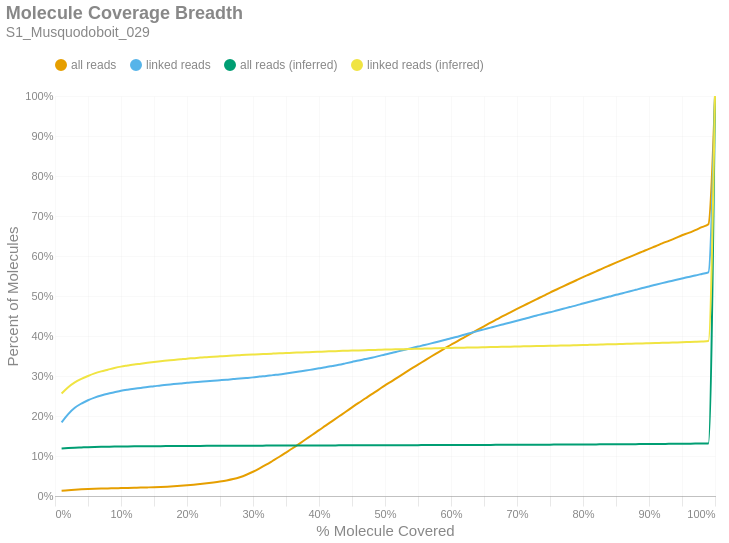

Notebook code for this chart:
### Markdown cell above
### Molecule Read Coverage
This chart shows molecule coverage breadth as computed by the number of bases aligned to that molecule. In other words, "*how much of each unique long molecule is actually sequenced/aligned?*" Keep in mind there is a distinction between sequences and alignments, since some sequences belonging to a particular molecule may not align well and wouldn't appear in the alignment data. This chart also shows molecule coverage breadth as computed by the *inferred fragment* from which the aligned sequences originate. Unlike read coverage, this calculation takes into account the total insert size, including unsequenced gaps between the forward and reverse reads. Like the previous figures, these are cumulative percents.

### Code cell
if SKIPLR:
    print_html(f"Skipped")
else:
    binned_df = consolidated_hist(valids['coverage_bp'], mask, 0.01, True)
    binned_df_inf = consolidated_hist(valids['coverage_inserts'], mask, 0.01, True)
    binned_df = binned_df.with_columns(pl.lit(binned_df_inf['all reads (cumsum)']).alias('all reads (inferred)'))
    binned_df = binned_df.with_columns(pl.lit(binned_df_inf['linked reads (cumsum)']).alias('linked reads (inferred)'))
    binned_df = binned_df.with_columns(
        (pl.col('bin').cast(pl.Float64) + 0.01).alias('right_edge')
    )

    with SafeRender(binned_df):
        (
            density_plot(binned_df, 'Molecule Coverage Breadth', samplename, 'molcov', ['all reads (inferred)','linked reads (inferred)'])
            .encode(
                #x=alt.X('bin:Q', title="% Molecule Covered").axis(format = '%').scale(padding=0),
                x=alt.X('right_edge:Q', title="% Molecule Covered").axis(format='%').scale(padding=0),
                y=alt.Y('value:Q', title='Percent of Molecules')
                    .axis(format='%')
                    .stack(False)
                    .scale(domainMin=0, padding=0),
                color=alt.Color("key:N").scale(domain = ["all reads", "linked reads", "all reads (inferred)", "linked reads (inferred)"]),
                tooltip = [
                    alt.Tooltip("key:N", title = "Data Type"),
                    alt.Tooltip("range_label:N", title="% Molecule Covered"),
                    alt.Tooltip("value:Q", format = ".2%", title="% Molecules")
                ]
            )
        ).display()

### Figure 1 — Vega-Lite specification as saved in the notebook (floating-point values rounded to 4 significant figures)
{"width": "container", "height": 400, "config": {"title": {"anchor": "start", "dy": -15, "fontSize": 18, "color": "#888888", "subtitleColor": "#888888", "subtitleFontSize": 14}, "arc": {"fill": "#0072B2"}, "axis": {"domainColor": "#888888", "domainWidth": 0.5, "gridWidth": 0.2, "grid": false, "titleFontWeight": 400, "titleFontSize": 15, "labelFontSize": 11, "labelColor": "#888888", "tickColor": "#888888", "tickWidth": 0.2, "titleColor": "#888888"}, "axisBand": {"grid": false}, "axisX": {"grid": true, "tickSize": 10, "domainCap": "round"}, "axisY": {"domain": false, "grid": true, "tickSize": 0, "domainCap": "round"}, "background": "transparent", "header": {"labelFontSize": 15, "labelColor": "#888888", "titleFontSize": 15, "titleFontWeight": 600, "titleColor": "#888888"}, "legend": {"labelFont": "sans-serif", "labelFontSize": 12, "labelColor": "#888888", "symbolSize": 100, "symbolType": "circle", "titleFontSize": 12, "titlePadding": 10, "titleColor": "#888888", "title": null, "orient": "top"}, "range": {"category": ["#E69F00", "#56B4E9", "#009E73", "#F0E442", "#0072B2", "#D55E00", "#CC79A7", "#000000"], "diverging": ["#cfe8f3", "#a2d4ec", "#73bfe2", "#46abdb", "#1696d2", "#12719e"]}, "area": {"fill": "#0072B2", "fillOpacity": 0.7, "line": true, "strokeOpacity": 0.7}, "line": {"color": "#0072B2", "stroke": "#0072B2", "strokeWidth": 2}, "trail": {"color": "#0072B2", "stroke": "#0072B2", "strokeWidth": 0, "size": 1}, "point": {"filled": true, "fillOpacity": 1.0, "size": 95}, "text": {"color": "#888888", "fontSize": 11, "align": "right", "fontWeight": 400, "size": 11}, "bar": {"fill": "#0072B2", "stroke": null}, "view": {"stroke": null, "continuousWidth": 660, "continuousHeight": 400}}, "data": {"name": "data-0d0de4365d1fc9afcb78e220c18ae803"}, "mark": {"type": "line", "interpolate": "monotone", "point": {"opacity": 0, "size": 275}}, "encoding": {"color": {"field": "key", "scale": {"domain": ["all reads", "linked reads", "all reads (inferred)", "linked reads (inferred)"]}, "type": "nominal"}, "tooltip": [{"field": "key", "title": "Data Type", "type": "nominal"}, {"field": "range_label", "title": "% Molecule Covered", "type": "nominal"}, {"field": "value", "format": ".2%", "title": "% Molecules", "type": "quantitative"}], "x": {"axis": {"format": "%"}, "field": "right_edge", "scale": {"padding": 0}, "title": "% Molecule Covered", "type": "quantitative"}, "y": {"axis": {"format": "%"}, "field": "value", "scale": {"domainMin": 0, "padding": 0}, "stack": false, "title": "Percent of Molecules", "type": "quantitative"}}, "params": [{"name": "param_c36ac31b6afebe62", "select": {"type": "point", "fields": ["key"]}, "bind": "legend"}], "title": {"text": "Molecule Coverage Breadth", "subtitle": "S1_Musquodoboit_029"}, "transform": [{"fold": ["all reads (cumsum)", "linked reads (cumsum)", "all reads (inferred)", "linked reads (inferred)"]}, {"calculate": "replace(datum.key, ' (cumsum)', '')", "as": "key"}, {"filter": {"param": "param_c36ac31b6afebe62"}}], "usermeta": {"embedOptions": {"downloadFileName": "S1_Musquodoboit_029.molcov"}}, "$schema": "https://vega.github.io/schema/vega-lite/v6.1.0.json", "datasets": {"data-0d0de4365d1fc9afcb78e220c18ae803": [{"bin": "0.0", "interval": "0.0-0.01", "all reads": 0.0131, "linked reads": 0.184, "all reads (cumsum)": 0.0131, "linked reads (cumsum)": 0.184, "range_label": "0.0-0.01", "all reads (inferred)": 0.119, "linked reads (inferred)": 0.2561, "right_edge": 0.01}, {"bin": "0.01", "interval": "0.01-0.02", "all reads": 0.001574, "linked reads": 0.0209, "all reads (cumsum)": 0.01467, "linked reads (cumsum)": 0.2049, "range_label": "0.01-0.02", "all reads (inferred)": 0.1201, "linked reads (inferred)": 0.2718, "right_edge": 0.02}, {"bin": "0.02", "interval": "0.02-0.03", "all reads": 0.001201, "linked reads": 0.01572, "all reads (cumsum)": 0.01587, "linked reads (cumsum)": 0.2206, "range_label": "0.02-0.03", "all reads (inferred)": 0.1209, "linked reads (inferred)": 0.2839, "right_edge": 0.03}, {"bin": "0.03", "interval": "0.03-0.04", "all reads": 0.0009003, "linked reads": 0.01057, "all reads (cumsum)": 0.01678, "linked reads (cumsum)": 0.2312, "range_label": "0.03-0.04", "all reads (inferred)": 0.1215, "linked reads (inferred)": 0.2927, "right_edge": 0.04}, {"bin": "0.04", "interval": "0.04-0.05", "all reads": 0.0007022, "linked reads": 0.008247, "all reads (cumsum)": 0.01748, "linked reads (cumsum)": 0.2394, "range_label": "0.04-0.05", "all reads (inferred)": 0.1221, "linked reads (inferred)": 0.3001, "right_edge": 0.05}, {"bin": "0.05", "interval": "0.05-0.06", "all reads": 0.0005829, "linked reads": 0.006431, "all reads (cumsum)": 0.01806, "linked reads (cumsum)": 0.2459, "range_label": "0.05-0.06", "all reads (inferred)": 0.1225, "linked reads (inferred)": 0.3065, "right_edge": 0.06}, {"bin": "0.06", "interval": "0.06-0.07", "all reads": 0.0004903, "linked reads": 0.005286, "all reads (cumsum)": 0.01855, "linked reads (cumsum)": 0.2511, "range_label": "0.06-0.07", "all reads (inferred)": 0.1229, "linked reads (inferred)": 0.3116, "right_edge": 0.07}, {"bin": "0.07", "interval": "0.07-0.08", "all reads": 0.0004209, "linked reads": 0.004453, "all reads (cumsum)": 0.01897, "linked reads (cumsum)": 0.2556, "range_label": "0.07-0.08", "all reads (inferred)": 0.1232, "linked reads (inferred)": 0.3158, "right_edge": 0.08}, {"bin": "0.08", "interval": "0.08-0.09", "all reads": 0.0004115, "linked reads": 0.003655, "all reads (cumsum)": 0.01938, "linked reads (cumsum)": 0.2592, "range_label": "0.08-0.09", "all reads (inferred)": 0.1235, "linked reads (inferred)": 0.3199, "right_edge": 0.09}, {"bin": "0.09", "interval": "0.09-0.1", "all reads": 0.0004209, "linked reads": 0.00362, "all reads (cumsum)": 0.0198, "linked reads (cumsum)": 0.2629, "range_label": "0.09-0.1", "all reads (inferred)": 0.1237, "linked reads (inferred)": 0.3234, "right_edge": 0.1}, {"bin": "0.1", "interval": "0.1-0.11", "all reads": 0.0004165, "linked reads": 0.002764, "all reads (cumsum)": 0.02022, "linked reads (cumsum)": 0.2656, "range_label": "0.1-0.11", "all reads (inferred)": 0.1239, "linked reads (inferred)": 0.3261, "right_edge": 0.11}, {"bin": "0.11", "interval": "0.11-0.12", "all reads": 0.0004086, "linked reads": 0.002406, "all reads (cumsum)": 0.02063, "linked reads (cumsum)": 0.268, "range_label": "0.11-0.12", "all reads (inferred)": 0.1241, "linked reads (inferred)": 0.3287, "right_edge": 0.12}, {"bin": "0.12", "interval": "0.12-0.13", "all reads": 0.0003948, "linked reads": 0.002221, "all reads (cumsum)": 0.02102, "linked reads (cumsum)": 0.2703, "range_label": "0.12-0.13", "all reads (inferred)": 0.1242, "linked reads (inferred)": 0.3308, "right_edge": 0.13}, {"bin": "0.13", "interval": "0.13-0.14", "all reads": 0.0004672, "linked reads": 0.002348, "all reads (cumsum)": 0.02149, "linked reads (cumsum)": 0.2726, "range_label": "0.13-0.14", "all reads (inferred)": 0.1244, "linked reads (inferred)": 0.333, "right_edge": 0.14}, {"bin": "0.14", "interval": "0.14-0.15", "all reads": 0.0005055, "linked reads": 0.001758, "all reads (cumsum)": 0.022, "linked reads (cumsum)": 0.2744, "range_label": "0.14-0.15", "all reads (inferred)": 0.1245, "linked reads (inferred)": 0.335, "right_edge": 0.15}, {"bin": "0.15", "interval": "0.15-0.16", "all reads": 0.0006169, "linked reads": 0.002013, "all reads (cumsum)": 0.02261, "linked reads (cumsum)": 0.2764, "range_label": "0.15-0.16", "all reads (inferred)": 0.1246, "linked reads (inferred)": 0.3369, "right_edge": 0.16}, {"bin": "0.16", "interval": "0.16-0.17", "all reads": 0.000802, "linked reads": 0.001631, "all reads (cumsum)": 0.02342, "linked reads (cumsum)": 0.278, "range_label": "0.16-0.17", "all reads (inferred)": 0.1247, "linked reads (inferred)": 0.3386, "right_edge": 0.17}, {"bin": "0.17", "interval": "0.17-0.18", "all reads": 0.001023, "linked reads": 0.001793, "all reads (cumsum)": 0.02444, "linked reads (cumsum)": 0.2798, "range_label": "0.17-0.18", "all reads (inferred)": 0.1249, "linked reads (inferred)": 0.3403, "right_edge": 0.18}, {"bin": "0.18", "interval": "0.18-0.19", "all reads": 0.001169, "linked reads": 0.001527, "all reads (cumsum)": 0.02561, "linked reads (cumsum)": 0.2813, "range_label": "0.18-0.19", "all reads (inferred)": 0.125, "linked reads (inferred)": 0.3418, "right_edge": 0.19}, {"bin": "0.19", "interval": "0.19-0.2", "all reads": 0.001347, "linked reads": 0.001666, "all reads (cumsum)": 0.02695, "linked reads (cumsum)": 0.283, "range_label": "0.19-0.2", "all reads (inferred)": 0.1251, "linked reads (inferred)": 0.3434, "right_edge": 0.2}, {"bin": "0.2", "interval": "0.2-0.21", "all reads": 0.001466, "linked reads": 0.001122, "all reads (cumsum)": 0.02842, "linked reads (cumsum)": 0.2841, "range_label": "0.2-0.21", "all reads (inferred)": 0.1252, "linked reads (inferred)": 0.3447, "right_edge": 0.21}, {"bin": "0.21", "interval": "0.21-0.22", "all reads": 0.001711, "linked reads": 0.001353, "all reads (cumsum)": 0.03013, "linked reads (cumsum)": 0.2855, "range_label": "0.21-0.22", "all reads (inferred)": 0.1253, "linked reads (inferred)": 0.3461, "right_edge": 0.22}, {"bin": "0.22", "interval": "0.22-0.23", "all reads": 0.001827, "linked reads": 0.001295, "all reads (cumsum)": 0.03196, "linked reads (cumsum)": 0.2868, "range_label": "0.22-0.23", "all reads (inferred)": 0.1254, "linked reads (inferred)": 0.3471, "right_edge": 0.23}, {"bin": "0.23", "interval": "0.23-0.24", "all reads": 0.002055, "linked reads": 0.001423, "all reads (cumsum)": 0.03401, "linked reads (cumsum)": 0.2882, "range_label": "0.23-0.24", "all reads (inferred)": 0.1254, "linked reads (inferred)": 0.3481, "right_edge": 0.24}, {"bin": "0.24", "interval": "0.24-0.25", "all reads": 0.002287, "linked reads": 0.001261, "all reads (cumsum)": 0.0363, "linked reads (cumsum)": 0.2894, "range_label": "0.24-0.25", "all reads (inferred)": 0.1255, "linked reads (inferred)": 0.3491, "right_edge": 0.25}, {"bin": "0.25", "interval": "0.25-0.26", "all reads": 0.002653, "linked reads": 0.001319, "all reads (cumsum)": 0.03895, "linked reads (cumsum)": 0.2908, "range_label": "0.25-0.26", "all reads (inferred)": 0.1256, "linked reads (inferred)": 0.3501, "right_edge": 0.26}, {"bin": "0.26", "interval": "0.26-0.27", "all reads": 0.003382, "linked reads": 0.001561, "all reads (cumsum)": 0.04233, "linked reads (cumsum)": 0.2923, "range_label": "0.26-0.27", "all reads (inferred)": 0.1257, "linked reads (inferred)": 0.3512, "right_edge": 0.27}, {"bin": "0.27", "interval": "0.27-0.28", "all reads": 0.004671, "linked reads": 0.001214, "all reads (cumsum)": 0.04701, "linked reads (cumsum)": 0.2935, "range_label": "0.27-0.28", "all reads (inferred)": 0.1257, "linked reads (inferred)": 0.3521, "right_edge": 0.28}, {"bin": "0.28", "interval": "0.28-0.29", "all reads": 0.006216, "linked reads": 0.001457, "all reads (cumsum)": 0.05322, "linked reads (cumsum)": 0.295, "range_label": "0.28-0.29", "all reads (inferred)": 0.1258, "linked reads (inferred)": 0.3529, "right_edge": 0.29}, {"bin": "0.29", "interval": "0.29-0.3", "all reads": 0.007398, "linked reads": 0.001573, "all reads (cumsum)": 0.06062, "linked reads (cumsum)": 0.2966, "range_label": "0.29-0.3", "all reads (inferred)": 0.1258, "linked reads (inferred)": 0.3538, "right_edge": 0.3}, {"bin": "0.3", "interval": "0.3-0.31", "all reads": 0.008454, "linked reads": 0.001966, "all reads (cumsum)": 0.06907, "linked reads (cumsum)": 0.2985, "range_label": "0.3-0.31", "all reads (inferred)": 0.1259, "linked reads (inferred)": 0.3545, "right_edge": 0.31}, {"bin": "0.31", "interval": "0.31-0.32", "all reads": 0.009142, "linked reads": 0.001642, "all reads (cumsum)": 0.07822, "linked reads (cumsum)": 0.3002, "range_label": "0.31-0.32", "all reads (inferred)": 0.126, "linked reads (inferred)": 0.3552, "right_edge": 0.32}, {"bin": "0.32", "interval": "0.32-0.33", "all reads": 0.009873, "linked reads": 0.002001, "all reads (cumsum)": 0.08809, "linked reads (cumsum)": 0.3022, "range_label": "0.32-0.33", "all reads (inferred)": 0.126, "linked reads (inferred)": 0.356, "right_edge": 0.33}, {"bin": "0.33", "interval": "0.33-0.34", "all reads": 0.01001, "linked reads": 0.001654, "all reads (cumsum)": 0.0981, "linked reads (cumsum)": 0.3038, "range_label": "0.33-0.34", "all reads (inferred)": 0.1261, "linked reads (inferred)": 0.3567, "right_edge": 0.34}, {"bin": "0.34", "interval": "0.34-0.35", "all reads": 0.01055, "linked reads": 0.002255, "all reads (cumsum)": 0.1087, "linked reads (cumsum)": 0.3061, "range_label": "0.34-0.35", "all reads (inferred)": 0.1261, "linked reads (inferred)": 0.3573, "right_edge": 0.35}, {"bin": "0.35", "interval": "0.35-0.36", "all reads": 0.0107, "linked reads": 0.002406, "all reads (cumsum)": 0.1194, "linked reads (cumsum)": 0.3085, "range_label": "0.35-0.36", "all reads (inferred)": 0.1262, "linked reads (inferred)": 0.3581, "right_edge": 0.36}, {"bin": "0.36", "interval": "0.36-0.37", "all reads": 0.01109, "linked reads": 0.002521, "all reads (cumsum)": 0.1304, "linked reads (cumsum)": 0.311, "range_label": "0.36-0.37", "all reads (inferred)": 0.1263, "linked reads (inferred)": 0.3587, "right_edge": 0.37}, {"bin": "0.37", "interval": "0.37-0.38", "all reads": 0.01133, "linked reads": 0.002545, "all reads (cumsum)": 0.1418, "linked reads (cumsum)": 0.3136, "range_label": "0.37-0.38", "all reads (inferred)": 0.1263, "linked reads (inferred)": 0.3593, "right_edge": 0.38}, {"bin": "0.38", "interval": "0.38-0.39", "all reads": 0.01129, "linked reads": 0.002811, "all reads (cumsum)": 0.1531, "linked reads (cumsum)": 0.3164, "range_label": "0.38-0.39", "all reads (inferred)": 0.1264, "linked reads (inferred)": 0.3599, "right_edge": 0.39}, {"bin": "0.39", "interval": "0.39-0.4", "all reads": 0.01166, "linked reads": 0.002776, "all reads (cumsum)": 0.1647, "linked reads (cumsum)": 0.3191, "range_label": "0.39-0.4", "all reads (inferred)": 0.1264, "linked reads (inferred)": 0.3606, "right_edge": 0.4}, {"bin": "0.4", "interval": "0.4-0.41", "all reads": 0.01114, "linked reads": 0.002741, "all reads (cumsum)": 0.1759, "linked reads (cumsum)": 0.3219, "range_label": "0.4-0.41", "all reads (inferred)": 0.1265, "linked reads (inferred)": 0.3613, "right_edge": 0.41}, {"bin": "0.41", "interval": "0.41-0.42", "all reads": 0.01147, "linked reads": 0.003088, "all reads (cumsum)": 0.1873, "linked reads (cumsum)": 0.325, "range_label": "0.41-0.42", "all reads (inferred)": 0.1265, "linked reads (inferred)": 0.3619, "right_edge": 0.42}, {"bin": "0.42", "interval": "0.42-0.43", "all reads": 0.01138, "linked reads": 0.003146, "all reads (cumsum)": 0.1987, "linked reads (cumsum)": 0.3281, "range_label": "0.42-0.43", "all reads (inferred)": 0.1266, "linked reads (inferred)": 0.3625, "right_edge": 0.43}, {"bin": "0.43", "interval": "0.43-0.44", "all reads": 0.01126, "linked reads": 0.003493, "all reads (cumsum)": 0.21, "linked reads (cumsum)": 0.3316, "range_label": "0.43-0.44", "all reads (inferred)": 0.1266, "linked reads (inferred)": 0.3631, "right_edge": 0.44}, {"bin": "0.44", "interval": "0.44-0.45", "all reads": 0.01153, "linked reads": 0.003574, "all reads (cumsum)": 0.2215, "linked reads (cumsum)": 0.3352, "range_label": "0.44-0.45", "all reads (inferred)": 0.1267, "linked reads (inferred)": 0.3637, "right_edge": 0.45}, {"bin": "0.45", "interval": "0.45-0.46", "all reads": 0.01131, "linked reads": 0.003701, "all reads (cumsum)": 0.2328, "linked reads (cumsum)": 0.3389, "range_label": "0.45-0.46", "all reads (inferred)": 0.1267, "linked reads (inferred)": 0.364, "right_edge": 0.46}, {"bin": "0.46", "interval": "0.46-0.47", "all reads": 0.01088, "linked reads": 0.003377, "all reads (cumsum)": 0.2437, "linked reads (cumsum)": 0.3423, "range_label": "0.46-0.47", "all reads (inferred)": 0.1268, "linked reads (inferred)": 0.3645, "right_edge": 0.47}, {"bin": "0.47", "interval": "0.47-0.48", "all reads": 0.01112, "linked reads": 0.003528, "all reads (cumsum)": 0.2548, "linked reads (cumsum)": 0.3458, "range_label": "0.47-0.48", "all reads (inferred)": 0.1268, "linked reads (inferred)": 0.365, "right_edge": 0.48}, {"bin": "0.48", "interval": "0.48-0.49", "all reads": 0.01056, "linked reads": 0.003909, "all reads (cumsum)": 0.2654, "linked reads (cumsum)": 0.3497, "range_label": "0.48-0.49", "all reads (inferred)": 0.1269, "linked reads (inferred)": 0.3654, "right_edge": 0.49}, {"bin": "0.49", "interval": "0.49-0.5", "all reads": 0.01138, "linked reads": 0.004129, "all reads (cumsum)": 0.2768, "linked reads (cumsum)": 0.3538, "range_label": "0.49-0.5", "all reads (inferred)": 0.1269, "linked reads (inferred)": 0.366, "right_edge": 0.5}, {"bin": "0.5", "interval": "0.5-0.51", "all reads": 0.009786, "linked reads": 0.003632, "all reads (cumsum)": 0.2865, "linked reads (cumsum)": 0.3575, "range_label": "0.5-0.51", "all reads (inferred)": 0.127, "linked reads (inferred)": 0.3664, "right_edge": 0.51}, {"bin": "0.51", "interval": "0.51-0.52", "all reads": 0.01085, "linked reads": 0.004048, "all reads (cumsum)": 0.2974, "linked reads (cumsum)": 0.3615, "range_label": "0.51-0.52", "all reads (inferred)": 0.127, "linked reads (inferred)": 0.3668, "right_edge": 0.52}, {"bin": "0.52", "interval": "0.52-0.53", "all reads": 0.01039, "linked reads": 0.004014, "all reads (cumsum)": 0.3078, "linked reads (cumsum)": 0.3655, "range_label": "0.52-0.53", "all reads (inferred)": 0.1271, "linked reads (inferred)": 0.3671, "right_edge": 0.53}, {"bin": "0.53", "interval": "0.53-0.54", "all reads": 0.01052, "linked reads": 0.003979, "all reads (cumsum)": 0.3183, "linked reads (cumsum)": 0.3695, "range_label": "0.53-0.54", "all reads (inferred)": 0.1271, "linked reads (inferred)": 0.3677, "right_edge": 0.54}, {"bin": "0.54", "interval": "0.54-0.55", "all reads": 0.01007, "linked reads": 0.004025, "all reads (cumsum)": 0.3284, "linked reads (cumsum)": 0.3735, "range_label": "0.54-0.55", "all reads (inferred)": 0.1272, "linked reads (inferred)": 0.368, "right_edge": 0.55}, {"bin": "0.55", "interval": "0.55-0.56", "all reads": 0.01023, "linked reads": 0.003817, "all reads (cumsum)": 0.3386, "linked reads (cumsum)": 0.3774, "range_label": "0.55-0.56", "all reads (inferred)": 0.1272, "linked reads (inferred)": 0.3685, "right_edge": 0.56}, {"bin": "0.56", "interval": "0.56-0.57", "all reads": 0.01012, "linked reads": 0.004141, "all reads (cumsum)": 0.3487, "linked reads (cumsum)": 0.3815, "range_label": "0.56-0.57", "all reads (inferred)": 0.1273, "linked reads (inferred)": 0.369, "right_edge": 0.57}, {"bin": "0.57", "interval": "0.57-0.58", "all reads": 0.009768, "linked reads": 0.004314, "all reads (cumsum)": 0.3585, "linked reads (cumsum)": 0.3858, "range_label": "0.57-0.58", "all reads (inferred)": 0.1273, "linked reads (inferred)": 0.3694, "right_edge": 0.58}, {"bin": "0.58", "interval": "0.58-0.59", "all reads": 0.009772, "linked reads": 0.004187, "all reads (cumsum)": 0.3683, "linked reads (cumsum)": 0.39, "range_label": "0.58-0.59", "all reads (inferred)": 0.1274, "linked reads (inferred)": 0.3698, "right_edge": 0.59}, {"bin": "0.59", "interval": "0.59-0.6", "all reads": 0.00987, "linked reads": 0.004441, "all reads (cumsum)": 0.3781, "linked reads (cumsum)": 0.3944, "range_label": "0.59-0.6", "all reads (inferred)": 0.1275, "linked reads (inferred)": 0.3703, "right_edge": 0.6}, {"bin": "0.6", "interval": "0.6-0.61", "all reads": 0.00904, "linked reads": 0.00384, "all reads (cumsum)": 0.3872, "linked reads (cumsum)": 0.3983, "range_label": "0.6-0.61", "all reads (inferred)": 0.1275, "linked reads (inferred)": 0.3706, "right_edge": 0.61}, {"bin": "0.61", "interval": "0.61-0.62", "all reads": 0.009641, "linked reads": 0.0048, "all reads (cumsum)": 0.3968, "linked reads (cumsum)": 0.4031, "range_label": "0.61-0.62", "all reads (inferred)": 0.1276, "linked reads (inferred)": 0.3709, "right_edge": 0.62}, {"bin": "0.62", "interval": "0.62-0.63", "all reads": 0.009365, "linked reads": 0.004546, "all reads (cumsum)": 0.4062, "linked reads (cumsum)": 0.4076, "range_label": "0.62-0.63", "all reads (inferred)": 0.1276, "linked reads (inferred)": 0.3713, "right_edge": 0.63}, {"bin": "0.63", "interval": "0.63-0.64", "all reads": 0.009105, "linked reads": 0.004557, "all reads (cumsum)": 0.4153, "linked reads (cumsum)": 0.4122, "range_label": "0.63-0.64", "all reads (inferred)": 0.1277, "linked reads (inferred)": 0.3715, "right_edge": 0.64}, {"bin": "0.64", "interval": "0.64-0.65", "all reads": 0.00889, "linked reads": 0.004384, "all reads (cumsum)": 0.4242, "linked reads (cumsum)": 0.4166, "range_label": "0.64-0.65", "all reads (inferred)": 0.1277, "linked reads (inferred)": 0.3719, "right_edge": 0.65}, {"bin": "0.65", "interval": "0.65-0.66", "all reads": 0.009127, "linked reads": 0.00443, "all reads (cumsum)": 0.4333, "linked reads (cumsum)": 0.421, "range_label": "0.65-0.66", "all reads (inferred)": 0.1278, "linked reads (inferred)": 0.3723, "right_edge": 0.66}, {"bin": "0.66", "interval": "0.66-0.67", "all reads": 0.008677, "linked reads": 0.004372, "all reads (cumsum)": 0.442, "linked reads (cumsum)": 0.4254, "range_label": "0.66-0.67", "all reads (inferred)": 0.1279, "linked reads (inferred)": 0.3727, "right_edge": 0.67}, {"bin": "0.67", "interval": "0.67-0.68", "all reads": 0.008823, "linked reads": 0.004129, "all reads (cumsum)": 0.4508, "linked reads (cumsum)": 0.4295, "range_label": "0.67-0.68", "all reads (inferred)": 0.1279, "linked reads (inferred)": 0.3731, "right_edge": 0.68}, {"bin": "0.68", "interval": "0.68-0.69", "all reads": 0.008435, "linked reads": 0.004175, "all reads (cumsum)": 0.4592, "linked reads (cumsum)": 0.4337, "range_label": "0.68-0.69", "all reads (inferred)": 0.128, "linked reads (inferred)": 0.3734, "right_edge": 0.69}, {"bin": "0.69", "interval": "0.69-0.7", "all reads": 0.00852, "linked reads": 0.00428, "all reads (cumsum)": 0.4678, "linked reads (cumsum)": 0.4379, "range_label": "0.69-0.7", "all reads (inferred)": 0.128, "linked reads (inferred)": 0.3738, "right_edge": 0.7}, {"bin": "0.7", "interval": "0.7-0.71", "all reads": 0.008265, "linked reads": 0.004453, "all reads (cumsum)": 0.476, "linked reads (cumsum)": 0.4424, "range_label": "0.7-0.71", "all reads (inferred)": 0.1281, "linked reads (inferred)": 0.3741, "right_edge": 0.71}, {"bin": "0.71", "interval": "0.71-0.72", "all reads": 0.008088, "linked reads": 0.004627, "all reads (cumsum)": 0.4841, "linked reads (cumsum)": 0.447, "range_label": "0.71-0.72", "all reads (inferred)": 0.1282, "linked reads (inferred)": 0.3744, "right_edge": 0.72}, {"bin": "0.72", "interval": "0.72-0.73", "all reads": 0.008269, "linked reads": 0.004245, "all reads (cumsum)": 0.4924, "linked reads (cumsum)": 0.4513, "range_label": "0.72-0.73", "all reads (inferred)": 0.1282, "linked reads (inferred)": 0.3748, "right_edge": 0.73}, {"bin": "0.73", "interval": "0.73-0.74", "all reads": 0.007961, "linked reads": 0.004268, "all reads (cumsum)": 0.5003, "linked reads (cumsum)": 0.4555, "range_label": "0.73-0.74", "all reads (inferred)": 0.1283, "linked reads (inferred)": 0.3752, "right_edge": 0.74}, {"bin": "0.74", "interval": "0.74-0.75", "all reads": 0.008338, "linked reads": 0.003828, "all reads (cumsum)": 0.5087, "linked reads (cumsum)": 0.4594, "range_label": "0.74-0.75", "all reads (inferred)": 0.1284, "linked reads (inferred)": 0.3756, "right_edge": 0.75}, {"bin": "0.75", "interval": "0.75-0.76", "all reads": 0.007627, "linked reads": 0.004314, "all reads (cumsum)": 0.5163, "linked reads (cumsum)": 0.4637, "range_label": "0.75-0.76", "all reads (inferred)": 0.1285, "linked reads (inferred)": 0.3759, "right_edge": 0.76}, {"bin": "0.76", "interval": "0.76-0.77", "all reads": 0.007904, "linked reads": 0.004314, "all reads (cumsum)": 0.5242, "linked reads (cumsum)": 0.468, "range_label": "0.76-0.77", "all reads (inferred)": 0.1285, "linked reads (inferred)": 0.3762, "right_edge": 0.77}, {"bin": "0.77", "interval": "0.77-0.78", "all reads": 0.0076, "linked reads": 0.004337, "all reads (cumsum)": 0.5318, "linked reads (cumsum)": 0.4723, "range_label": "0.77-0.78", "all reads (inferred)": 0.1286, "linked reads (inferred)": 0.3766, "right_edge": 0.78}, {"bin": "0.78", "interval": "0.78-0.79", "all reads": 0.007592, "linked reads": 0.00421, "all reads (cumsum)": 0.5394, "linked reads (cumsum)": 0.4765, "range_label": "0.78-0.79", "all reads (inferred)": 0.1287, "linked reads (inferred)": 0.3771, "right_edge": 0.79}, {"bin": "0.79", "interval": "0.79-0.8", "all reads": 0.007871, "linked reads": 0.004719, "all reads (cumsum)": 0.5473, "linked reads (cumsum)": 0.4813, "range_label": "0.79-0.8", "all reads (inferred)": 0.1288, "linked reads (inferred)": 0.3775, "right_edge": 0.8}, {"bin": "0.8", "interval": "0.8-0.81", "all reads": 0.007124, "linked reads": 0.004453, "all reads (cumsum)": 0.5544, "linked reads (cumsum)": 0.4857, "range_label": "0.8-0.81", "all reads (inferred)": 0.1289, "linked reads (inferred)": 0.3779, "right_edge": 0.81}, {"bin": "0.81", "interval": "0.81-0.82", "all reads": 0.007313, "linked reads": 0.004291, "all reads (cumsum)": 0.5617, "linked reads (cumsum)": 0.49, "range_label": "0.81-0.82", "all reads (inferred)": 0.129, "linked reads (inferred)": 0.3783, "right_edge": 0.82}, {"bin": "0.82", "interval": "0.82-0.83", "all reads": 0.007477, "linked reads": 0.004164, "all reads (cumsum)": 0.5692, "linked reads (cumsum)": 0.4942, "range_label": "0.82-0.83", "all reads (inferred)": 0.1291, "linked reads (inferred)": 0.3788, "right_edge": 0.83}, {"bin": "0.83", "interval": "0.83-0.84", "all reads": 0.007129, "linked reads": 0.004395, "all reads (cumsum)": 0.5763, "linked reads (cumsum)": 0.4986, "range_label": "0.83-0.84", "all reads (inferred)": 0.1292, "linked reads (inferred)": 0.3792, "right_edge": 0.84}, {"bin": "0.84", "interval": "0.84-0.85", "all reads": 0.007041, "linked reads": 0.00443, "all reads (cumsum)": 0.5834, "linked reads (cumsum)": 0.503, "range_label": "0.84-0.85", "all reads (inferred)": 0.1293, "linked reads (inferred)": 0.3796, "right_edge": 0.85}, {"bin": "0.85", "interval": "0.85-0.86", "all reads": 0.006953, "linked reads": 0.004094, "all reads (cumsum)": 0.5903, "linked reads (cumsum)": 0.5071, "range_label": "0.85-0.86", "all reads (inferred)": 0.1295, "linked reads (inferred)": 0.3802, "right_edge": 0.86}, {"bin": "0.86", "interval": "0.86-0.87", "all reads": 0.006891, "linked reads": 0.004094, "all reads (cumsum)": 0.5972, "linked reads (cumsum)": 0.5112, "range_label": "0.86-0.87", "all reads (inferred)": 0.1296, "linked reads (inferred)": 0.3806, "right_edge": 0.87}, {"bin": "0.87", "interval": "0.87-0.88", "all reads": 0.007042, "linked reads": 0.004291, "all reads (cumsum)": 0.6042, "linked reads (cumsum)": 0.5155, "range_label": "0.87-0.88", "all reads (inferred)": 0.1297, "linked reads (inferred)": 0.3811, "right_edge": 0.88}, {"bin": "0.88", "interval": "0.88-0.89", "all reads": 0.006811, "linked reads": 0.004349, "all reads (cumsum)": 0.6111, "linked reads (cumsum)": 0.5198, "range_label": "0.88-0.89", "all reads (inferred)": 0.1298, "linked reads (inferred)": 0.3815, "right_edge": 0.89}, {"bin": "0.89", "interval": "0.89-0.9", "all reads": 0.006913, "linked reads": 0.00399, "all reads (cumsum)": 0.618, "linked reads (cumsum)": 0.5238, "range_label": "0.89-0.9", "all reads (inferred)": 0.1299, "linked reads (inferred)": 0.3821, "right_edge": 0.9}, {"bin": "0.9", "interval": "0.9-0.91", "all reads": 0.006471, "linked reads": 0.004314, "all reads (cumsum)": 0.6244, "linked reads (cumsum)": 0.5281, "range_label": "0.9-0.91", "all reads (inferred)": 0.1301, "linked reads (inferred)": 0.3825, "right_edge": 0.91}, {"bin": "0.91", "interval": "0.91-0.92", "all reads": 0.007141, "linked reads": 0.00406, "all reads (cumsum)": 0.6316, "linked reads (cumsum)": 0.5322, "range_label": "0.91-0.92", "all reads (inferred)": 0.1302, "linked reads (inferred)": 0.3829, "right_edge": 0.92}, {"bin": "0.92", "interval": "0.92-0.93", "all reads": 0.006336, "linked reads": 0.003886, "all reads (cumsum)": 0.6379, "linked reads (cumsum)": 0.5361, "range_label": "0.92-0.93", "all reads (inferred)": 0.1303, "linked reads (inferred)": 0.3834, "right_edge": 0.93}, {"bin": "0.93", "interval": "0.93-0.94", "all reads": 0.00665, "linked reads": 0.003967, "all reads (cumsum)": 0.6446, "linked reads (cumsum)": 0.54, "range_label": "0.93-0.94", "all reads (inferred)": 0.1305, "linked reads (inferred)": 0.3839, "right_edge": 0.94}, {"bin": "0.94", "interval": "0.94-0.95", "all reads": 0.007244, "linked reads": 0.003713, "all reads (cumsum)": 0.6518, "linked reads (cumsum)": 0.5438, "range_label": "0.94-0.95", "all reads (inferred)": 0.1306, "linked reads (inferred)": 0.3843, "right_edge": 0.95}, {"bin": "0.95", "interval": "0.95-0.96", "all reads": 0.005944, "linked reads": 0.003944, "all reads (cumsum)": 0.6578, "linked reads (cumsum)": 0.5477, "range_label": "0.95-0.96", "all reads (inferred)": 0.1308, "linked reads (inferred)": 0.3849, "right_edge": 0.96}, {"bin": "0.96", "interval": "0.96-0.97", "all reads": 0.006988, "linked reads": 0.003505, "all reads (cumsum)": 0.6647, "linked reads (cumsum)": 0.5512, "range_label": "0.96-0.97", "all reads (inferred)": 0.131, "linked reads (inferred)": 0.3855, "right_edge": 0.97}, {"bin": "0.97", "interval": "0.97-0.98", "all reads": 0.007345, "linked reads": 0.004014, "all reads (cumsum)": 0.6721, "linked reads (cumsum)": 0.5552, "range_label": "0.97-0.98", "all reads (inferred)": 0.1312, "linked reads (inferred)": 0.3862, "right_edge": 0.98}, {"bin": "0.98", "interval": "0.98-0.99", "all reads": 0.007091, "linked reads": 0.004071, "all reads (cumsum)": 0.6792, "linked reads (cumsum)": 0.5593, "range_label": "0.98-0.99", "all reads (inferred)": 0.1315, "linked reads (inferred)": 0.3873, "right_edge": 0.99}, {"bin": "0.99", "interval": "0.99-1.0", "all reads": 0.3208, "linked reads": 0.4407, "all reads (cumsum)": 1.0, "linked reads (cumsum)": 1.0, "range_label": "0.99-1.0", "all reads (inferred)": 1.0, "linked reads (inferred)": 1.0, "right_edge": 1.0}]}}
